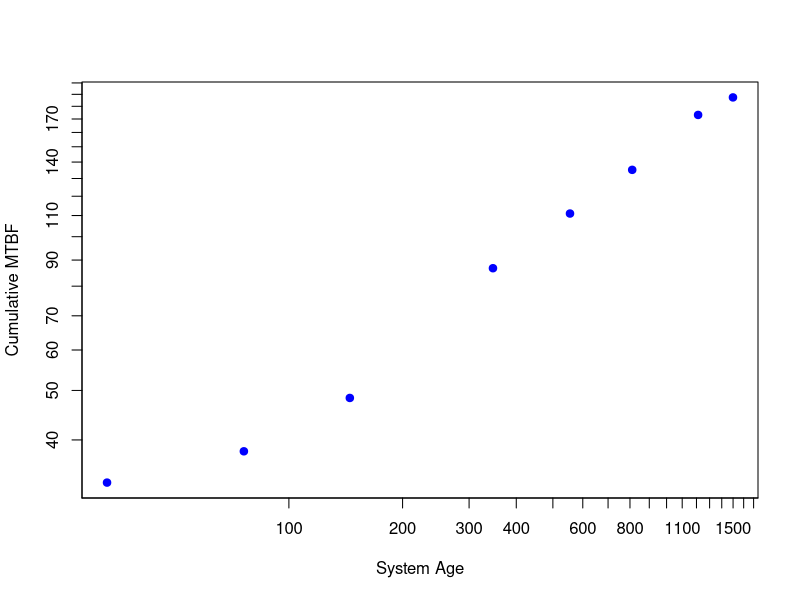
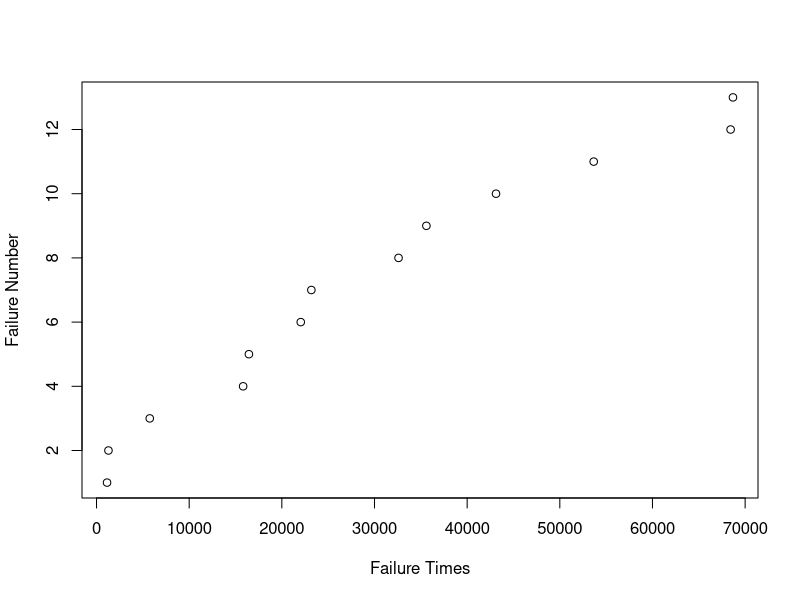
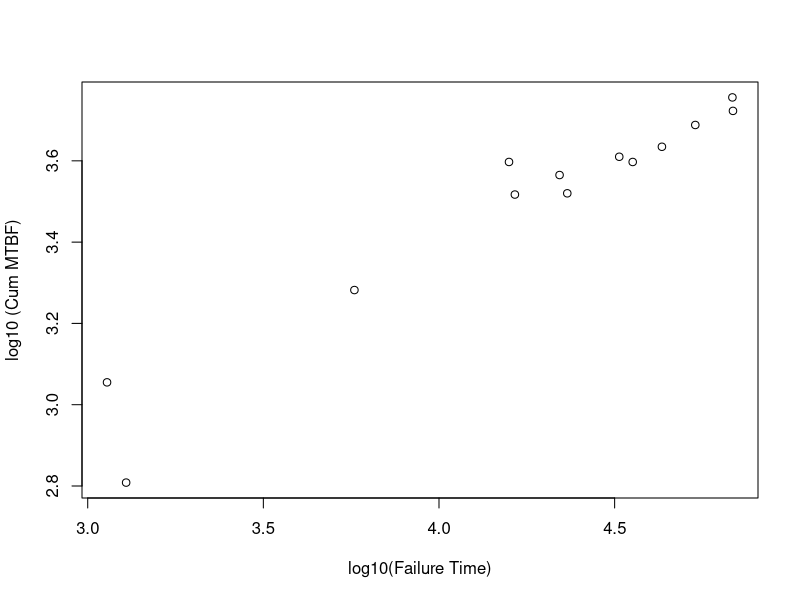

These figures' R source, in order:
#!/usr/bin/env Rscript
DATAPATH <- Sys.getenv("DATAPATH")

#R commands and output:


## Example 1

## Create variables.
failnum = c(1:8)
age = c(33,76,145,347,555,811,1212,1499)
MTBF = age/failnum

## Generate Duane plot.
plot(age, MTBF, log = "xy", xaxt="n", yaxt="n", pch=19,
     col="blue", xlab="System Age", ylab="Cumulative MTBF") 
axis(1, at=(seq(0,10000,100)))
axis(2, at=(seq(0,200,10)))


## Example 2

## A function to generate 13 random repair times 
## and plot the results follows.
## The user provides N, a, and b.

powersim=function(N,a,b){

U=runif(N)

Y= rep(NA,N)

Y[1]= ((-1/a)* log(U[1]) ) ^(1/b)

for ( i in 2:N){
  Y[i]= ( (Y[i-1])^b - (1/a)* (log(U[i]) ) )^ (1/b) 
}

plot(Y, 1:N,xlab="Failure Times", ylab="Failure Number")

return(list(Y = Y))}


## Run the function.
ex = powersim(13,.2,.4)

ex$Y

#>  [1]     7.129044    62.825997    79.998949   456.669847   600.635556
#>  [6]   982.997682  5892.529347  6242.845270  7786.899615 10462.573861
#> [11] 11941.892215 12570.738837 25737.514277


## Generate Duane plot.
FAILNUM = 1:13
FAILTIME = ex$Y
MCUM = FAILTIME/FAILNUM 

plot(log10(FAILTIME),log10(MCUM), xlab='log10(Failure Time)', 
     ylab='log10 (Cum MTBF)')


